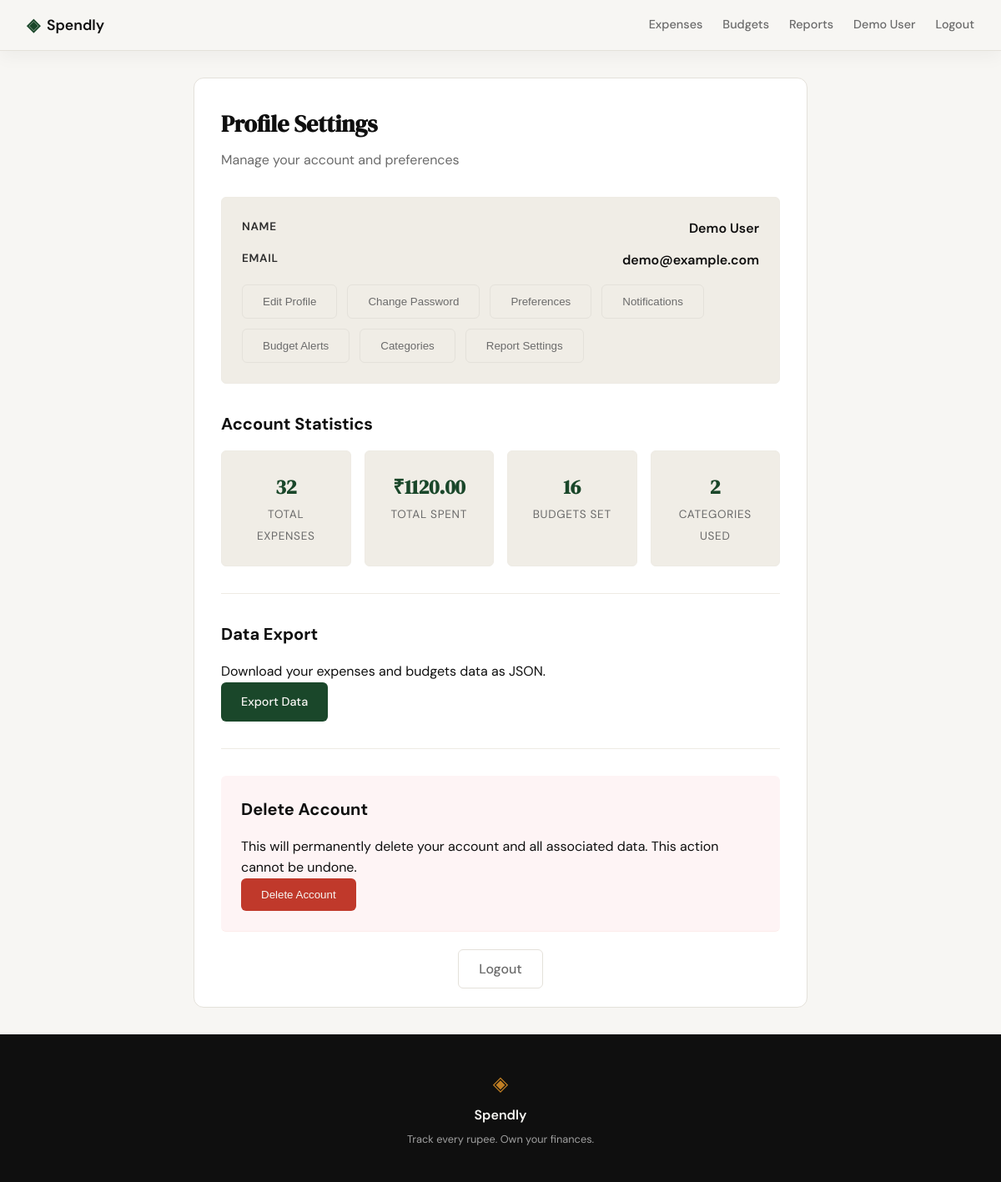
Screenshot of /profile (signed in) with the database file from the repository.
### tables this page shows
CREATE TABLE users (
            id INTEGER PRIMARY KEY AUTOINCREMENT,
            name TEXT NOT NULL,
            email TEXT UNIQUE NOT NULL,
            password_hash TEXT NOT NULL
        , avatar TEXT DEFAULT 'avatars/avatar1.svg', notification_email_budget INTEGER DEFAULT 1, notification_email_unusual INTEGER DEFAULT 1, budget_alert_50 INTEGER DEFAULT 1, budget_alert_75 INTEGER DEFAULT 1, budget_alert_100 INTEGER DEFAULT 1, favorite_categories TEXT DEFAULT '', default_report_type TEXT DEFAULT 'monthly', default_report_frequency TEXT DEFAULT 'monthly');

### expense-tracker/app.py (the view, shortened to what this page needs)
@app.route("/profile", methods=["GET", "POST"])
def profile():
    if "user_id" not in session:
        return redirect(url_for("login"))
    db = get_db()
    user = db.execute("SELECT * FROM users WHERE id = ?", (session["user_id"],)).fetchone()
    if not user:
        session.clear()
        return redirect(url_for("login"))
    total_expenses = db.execute("SELECT COUNT(*) as count, SUM(amount) as total FROM expenses WHERE user_id = ?", (session["user_id"],)).fetchone()
    total_budgets = db.execute("SELECT COUNT(*) as count FROM budgets WHERE user_id = ?", (session["user_id"],)).fetchone()
    total_categories = db.execute("SELECT COUNT(DISTINCT category_id) as count FROM expenses WHERE user_id = ? AND category_id IS NOT NULL", (session["user_id"],)).fetchone()
    stats = {
        'total_expenses_count': total_expenses['count'] or 0,
        'total_expenses_amount': total_expenses['total'] or 0,
        'total_budgets': total_budgets['count'] or 0,
        'total_categories': total_categories['count'] or 0,
        'account_created': user['id']  # Placeholder, since no created_at
    }
    edit_section = request.args.get('edit', '')
    show_profile_form = edit_section == 'profile'
    show_password_form = edit_section == 'password'
    show_preferences_form = edit_section == 'preferences'
    db.close()
    db = get_db()
    all_categories = db.execute("SELECT id, name, color FROM categories").fetchall()
    favorite_categories = user["favorite_categories"] if user["favorite_categories"] else ""
    favorite_cat_ids = set()
    if favorite_categories:
        try:
            favorite_cat_ids = set(json.loads(favorite_categories))
        except (json.JSONDecodeError, TypeError):
            favorite_cat_ids = set()
    db.close()
    return render_template("profile.html", user=user, stats=stats,
                           show_profile_form=show_profile_form,
                           show_password_form=show_password_form,
                           show_preferences_form=show_preferences_form,
                           all_categories=all_categories,
                           favorite_cat_ids=favorite_cat_ids)

### expense-tracker/database/db.py (called while the page is built)
def get_db():
    conn = sqlite3.connect('expenses.db')
    conn.row_factory = sqlite3.Row
    conn.execute('PRAGMA foreign_keys = ON')
    return conn

### expense-tracker/templates/profile.html (shortened to what this page needs)
{% extends "base.html" %}
{% block content %}
<div class="profile-container">
    <div class="profile-card">
        <div class="profile-header">
            <h1>Profile Settings</h1>
            <p>Manage your account and preferences</p>
        </div>
        <div class="profile-summary">
            <div class="details-row">
                <span class="details-label">Name</span>
                <span class="details-value">{{ user['name'] }}</span>
            </div>
            <div class="details-row">
                <span class="details-label">Email</span>
                <span class="details-value">{{ user['email'] }}</span>
            </div>
            <div class="summary-actions">
                <button type="button" class="btn-secondary" id="edit-profile-btn">Edit Profile</button>
                <button type="button" class="btn-secondary" id="change-password-btn">Change Password</button>
                <button type="button" class="btn-secondary" id="preferences-btn">Preferences</button>
                <button type="button" class="btn-secondary" id="notifications-btn">Notifications</button>
                <button type="button" class="btn-secondary" id="budget-alerts-btn">Budget Alerts</button>
                <button type="button" class="btn-secondary" id="categories-btn">Categories</button>
                <button type="button" class="btn-secondary" id="report-prefs-btn">Report Settings</button>
            </div>
        </div>
        <div class="profile-section">
            <h2>Account Statistics</h2>
            <div class="stats-grid">
                <div class="stat-card">
                    <span class="stat-value">{{ stats.total_expenses_count }}</span>
                    <span class="stat-label">Total Expenses</span>
                </div>
                <div class="stat-card">
                    <span class="stat-value">₹{{ "%.2f"|format(stats.total_expenses_amount) }}</span>
                    <span class="stat-label">Total Spent</span>
                </div>
                <div class="stat-card">
                    <span class="stat-value">{{ stats.total_budgets }}</span>
                    <span class="stat-label">Budgets Set</span>
                </div>
                <div class="stat-card">
                    <span class="stat-value">{{ stats.total_categories }}</span>
                    <span class="stat-label">Categories Used</span>
                </div>
            </div>
        </div>
        <div class="profile-section">
            <h2>Data Export</h2>
            <p>Download your expenses and budgets data as JSON.</p>
            <a href="{{ url_for('export_data') }}" class="btn-primary">Export Data</a>
        </div>
        <div class="profile-section danger">
            <h2>Delete Account</h2>
            <p>This will permanently delete your account and all associated data. This action cannot be undone.</p>
            <form method="POST" action="{{ url_for('delete_account') }}" onsubmit="return confirm('Are you sure you want to delete your account? This cannot be undone.')">
                <button type="submit" class="btn-danger">Delete Account</button>
            </form>
        </div>
        <div class="profile-actions">
            <a href="{{ url_for('logout') }}" class="btn-secondary">Logout</a>
        </div>
    </div>
</div>
{% endblock %}

### expense-tracker/templates/base.html (shortened to what this page needs)
<!DOCTYPE html>
<html lang="en">
<head>
    <link rel="stylesheet" href="{{ url_for('static', filename='css/style.css') }}">
</head>
<body>
    <nav class="navbar">
        <div class="nav-inner">
            <a href="{{ url_for('landing') }}" class="nav-brand">
                <span class="brand-icon">◈</span>
                <span class="brand-name">Spendly</span>
            </a>
            <div class="nav-links">
                {% if session.get('user_id') %}
                    <a href="{{ url_for('expenses') }}">Expenses</a>
                    <a href="{{ url_for('budgets') }}">Budgets</a>
                    <a href="{{ url_for('reports') }}">Reports</a>
                    <a href="{{ url_for('profile') }}">{{ session.get('user_name', 'Profile') }}</a>
                    <a href="{{ url_for('logout') }}">Logout</a>
                {% else %}
                    <a href="{{ url_for('login') }}">Sign in</a>
                    <a href="{{ url_for('register') }}" class="nav-cta">Get started</a>
                {% endif %}
            </div>
        </div>
    </nav>
    <main class="main-content">
        {% block content %}{% endblock %}
    </main>
    <footer class="footer">
        <div class="footer-inner">
            <span class="brand-icon">◈</span>
            <span class="footer-name">Spendly</span>
            <p class="footer-copy">Track every rupee. Own your finances.</p>
        </div>
    </footer>
</body>
</html>

### expense-tracker/static/css/style.css (style rules this page uses)
:root { --ink: #0f0f0f; --ink-soft: #2d2d2d; --ink-muted: #6b6b6b; --ink-faint: #a0a0a0; --paper: #f7f6f3; --paper-warm: #f0ede6; --paper-card: #ffffff; --accent: #1a472a; --accent-light: #e8f0eb; --accent-2: #c17f24; --accent-2-light: #fdf3e3; --danger: #c0392b; --danger-light: #fdecea; --border: #e4e1da; --border-soft: #eeebe4; --font-display: 'DM Serif Display', Georgia, serif; --font-body: 'DM Sans', system-ui, sans-serif; --max-width: 1200px; --auth-width: 440px; --radius-sm: 6px; --radius-md: 12px; --radius-lg: 20px; }
*, *::before, *::after { box-sizing: border-box; margin: 0; padding: 0; }
html { font-size: 16px; scroll-behavior: smooth; }
body { background: var(--paper); color: var(--ink); font-family: var(--font-body); font-size: 1rem; line-height: 1.6; -webkit-font-smoothing: antialiased; }
a { color: inherit; text-decoration: none; }
.navbar { position: sticky; top: 0; z-index: 100; background: var(--paper); border-bottom: 1px solid var(--border); box-shadow: 0 8px 20px rgba(15, 15, 15, 0.04); padding: 0 2rem; }
.nav-inner { max-width: var(--max-width); margin: 0 auto; height: 60px; display: flex; align-items: center; justify-content: space-between; }
.nav-brand { display: flex; align-items: center; gap: 0.5rem; font-family: var(--font-body); font-weight: 600; font-size: 1.1rem; color: var(--ink); }
.brand-icon { color: var(--accent); font-size: 1.3rem; }
.brand-name { color: var(--ink); }
.nav-links { display: flex; align-items: center; gap: 1.5rem; font-size: 0.9rem; font-weight: 500; }
.nav-links a { color: var(--ink-muted); transition: color 0.2s, background 0.2s, transform 0.2s; }
.main-content { min-height: calc(100vh - 60px - 100px); }
.btn-primary { display: inline-block; background: var(--ink); color: var(--paper); padding: 0.65rem 1.5rem; border-radius: var(--radius-sm); font-family: var(--font-body); font-size: 0.9rem; font-weight: 500; cursor: pointer; border: none; transition: background 0.2s; text-decoration: none; }
.footer { background: var(--ink); color: var(--paper); padding: 2.5rem 2rem; text-align: center; }
.footer-inner { display: flex; flex-direction: column; align-items: center; gap: 0.4rem; }
.footer .brand-icon { color: var(--accent-2); font-size: 1.5rem; }
.footer-name { font-weight: 600; font-size: 1rem; }
.footer-copy { font-size: 0.8rem; color: var(--ink-faint); }

### rows the page displays
users: get "Demo User", name "Demo User", email "demo@example.com"

### other values shown
{{ stats.total_expenses_count }} "32"
{{ "%.2f"|format(stats.total_expenses_amount) }} "1120.00"
{{ stats.total_budgets }} "16"
{{ stats.total_categories }} "2"
